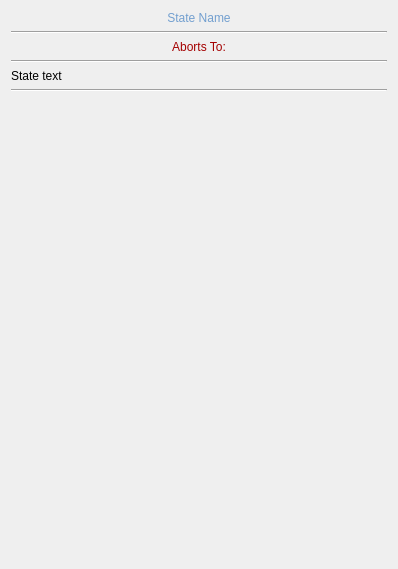
<?xml version="1.0" encoding="UTF-8"?>
<ui version="4.0">
 <class>GSStateDisplay</class>
 <widget class="QWidget" name="currentStateWidget">
  <property name="geometry">
   <rect>
    <x>0</x>
    <y>0</y>
    <width>398</width>
    <height>569</height>
   </rect>
  </property>
  <property name="sizePolicy">
   <sizepolicy hsizetype="Preferred" vsizetype="Preferred">
    <horstretch>0</horstretch>
    <verstretch>0</verstretch>
   </sizepolicy>
  </property>
  <property name="lineWidth" stdset="0">
   <number>4</number>
  </property>
  <layout class="QVBoxLayout" name="verticalLayout">
   <item>
    <widget class="QLabel" name="nameLabel">
     <property name="sizePolicy">
      <sizepolicy hsizetype="Preferred" vsizetype="Preferred">
       <horstretch>0</horstretch>
       <verstretch>0</verstretch>
      </sizepolicy>
     </property>
     <property name="styleSheet">
      <string notr="true">color: rgb(114, 159, 207);
    font: 16pt &quot;Ubuntu&quot;;</string>
     </property>
     <property name="text">
      <string>State Name</string>
     </property>
     <property name="alignment">
      <set>Qt::AlignCenter</set>
     </property>
    </widget>
   </item>
   <item>
    <widget class="Line" name="line">
     <property name="orientation">
      <enum>Qt::Horizontal</enum>
     </property>
    </widget>
   </item>
   <item>
    <widget class="QLabel" name="abortsToLabel">
     <property name="sizePolicy">
      <sizepolicy hsizetype="Preferred" vsizetype="Preferred">
       <horstretch>0</horstretch>
       <verstretch>0</verstretch>
      </sizepolicy>
     </property>
     <property name="styleSheet">
      <string notr="true">color: rgb(164, 0, 0);
    font: 63 11pt &quot;FreeSans&quot;;</string>
     </property>
     <property name="text">
      <string>Aborts To:</string>
     </property>
     <property name="alignment">
      <set>Qt::AlignCenter</set>
     </property>
    </widget>
   </item>
   <item>
    <widget class="Line" name="line_2">
     <property name="orientation">
      <enum>Qt::Horizontal</enum>
     </property>
    </widget>
   </item>
   <item>
    <widget class="QLabel" name="descriptionLabel">
     <property name="sizePolicy">
      <sizepolicy hsizetype="Preferred" vsizetype="Preferred">
       <horstretch>0</horstretch>
       <verstretch>0</verstretch>
      </sizepolicy>
     </property>
     <property name="text">
      <string>State text</string>
     </property>
     <property name="alignment">
      <set>Qt::AlignJustify|Qt::AlignVCenter</set>
     </property>
     <property name="wordWrap">
      <bool>true</bool>
     </property>
    </widget>
   </item>
   <item>
    <widget class="Line" name="line_3">
     <property name="orientation">
      <enum>Qt::Horizontal</enum>
     </property>
    </widget>
   </item>
   <item>
    <spacer name="verticalSpacer">
     <property name="orientation">
      <enum>Qt::Vertical</enum>
     </property>
     <property name="sizeType">
      <enum>QSizePolicy::Preferred</enum>
     </property>
     <property name="sizeHint" stdset="0">
      <size>
       <width>20</width>
       <height>40</height>
      </size>
     </property>
    </spacer>
   </item>
   <item>
    <layout class="QHBoxLayout" name="horizontalLayout_2">
     <item>
      <spacer name="horizontalSpacer">
       <property name="orientation">
        <enum>Qt::Horizontal</enum>
       </property>
       <property name="sizeType">
        <enum>QSizePolicy::Preferred</enum>
       </property>
       <property name="sizeHint" stdset="0">
        <size>
         <width>40</width>
         <height>20</height>
        </size>
       </property>
      </spacer>
     </item>
     <item>
      <widget class="QWidget" name="actionsWidget" native="true">
       <property name="sizePolicy">
        <sizepolicy hsizetype="Preferred" vsizetype="Preferred">
         <horstretch>0</horstretch>
         <verstretch>0</verstretch>
        </sizepolicy>
       </property>
      </widget>
     </item>
     <item>
      <spacer name="horizontalSpacer_2">
       <property name="orientation">
        <enum>Qt::Horizontal</enum>
       </property>
       <property name="sizeType">
        <enum>QSizePolicy::Preferred</enum>
       </property>
       <property name="sizeHint" stdset="0">
        <size>
         <width>40</width>
         <height>20</height>
        </size>
       </property>
      </spacer>
     </item>
    </layout>
   </item>
   <item>
    <spacer name="verticalSpacer_2">
     <property name="orientation">
      <enum>Qt::Vertical</enum>
     </property>
     <property name="sizeType">
      <enum>QSizePolicy::Expanding</enum>
     </property>
     <property name="sizeHint" stdset="0">
      <size>
       <width>20</width>
       <height>366</height>
      </size>
     </property>
    </spacer>
   </item>
  </layout>
 </widget>
 <resources/>
 <connections/>
</ui>
